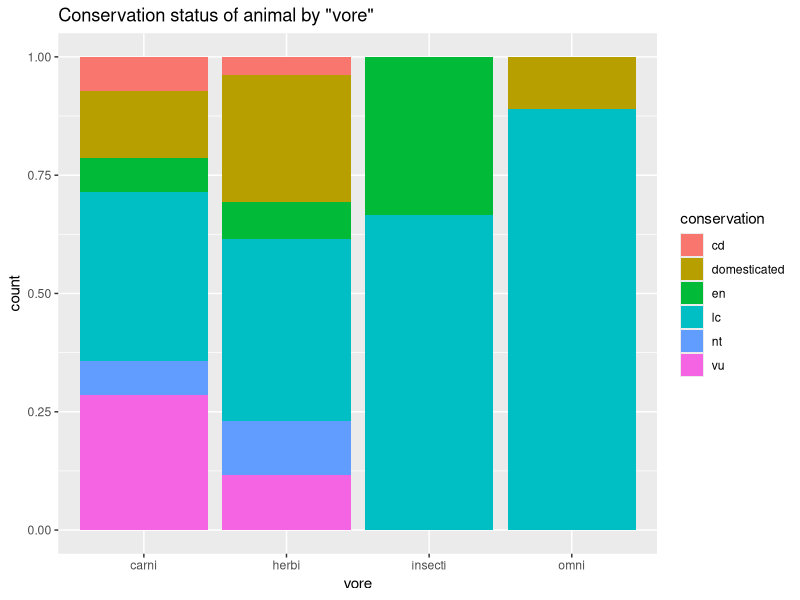
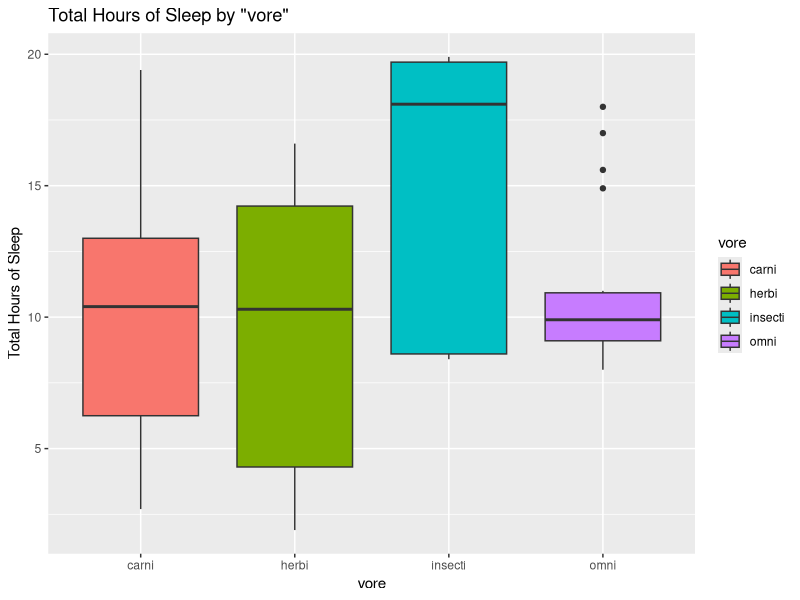
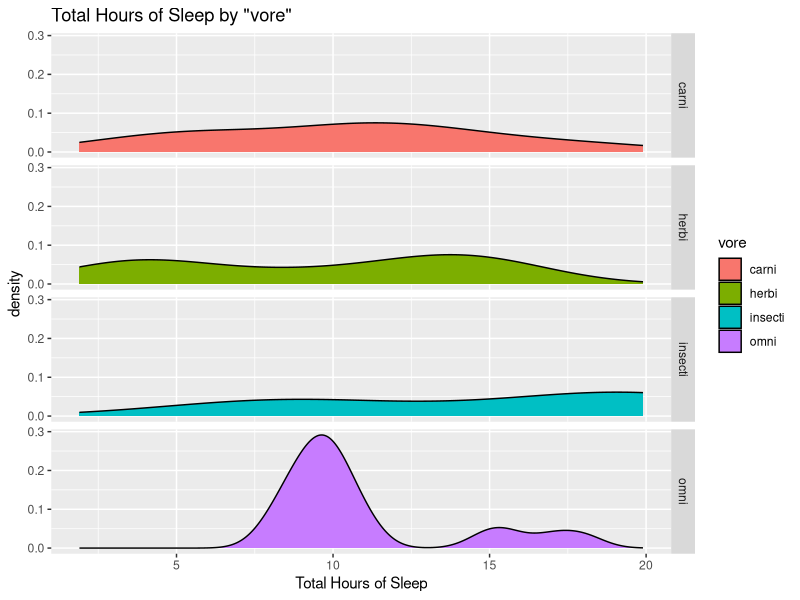
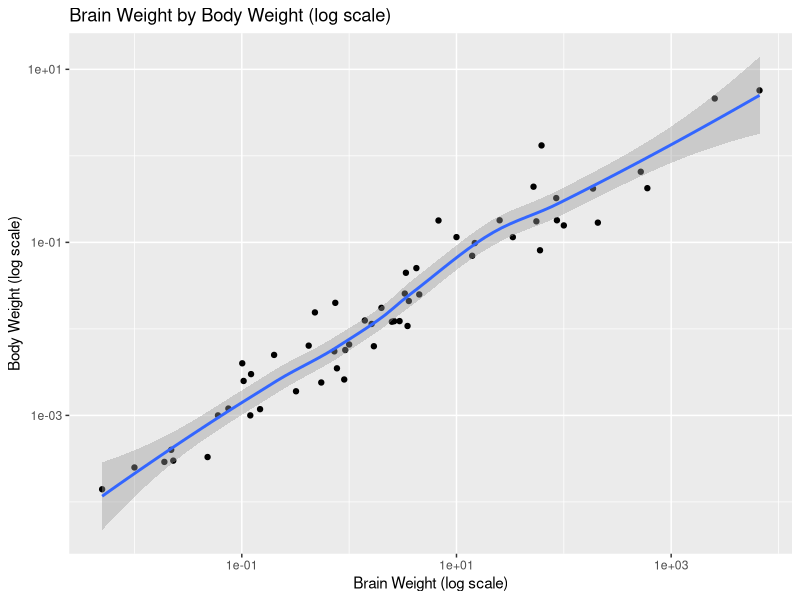

The R script that drew these images, in order:
#  HW3 S19

library(ggplot2)
library(dplyr)

#  Question 1, a.
# Var = region Aes = color Geom = point
# Var = rentention Aes = y Geom = point
# Var = sfratio Aes = x Geom = point
# Var = size Aes = facet Geom = grid

#  Question 1, b.
## ggplot(data = ipeds, 
##        mapping = aes(x = sfratio, y = retention, 
##                      color = region)) +
##        geom_point() +
##        facet_grid(~size)

#  Question 2, a.
View(msleep)
msleep %>% 
  filter(vore == 'herbi') %>% 
  select(name, sleep_total) %>% 
  arrange(desc(sleep_total)) %>% 
  head(5)
  
msleep %>% 
  filter(vore == 'herbi') %>% 
  select(name, sleep_total) %>% 
  arrange(sleep_total) %>% 
  head(5)

#  Question 2, b.

msleepSum <- msleep %>% group_by(vore) %>%
  summarise(meansleep = mean(sleep_total),
            sdsleep = sd(sleep_total),
            n_vore = n())
msleepSum

#  Question 3, a.
msleepConservation <- msleep %>% 
  filter(!is.na(conservation)) %>% 
  filter(!is.na(vore))
  
ggplot(data = msleepConservation, mapping = aes(x = vore, fill = conservation)) +
  geom_bar(position = 'fill') +
  ggtitle('Conservation status of animal by "vore"')

#  Question 3, b.
msleep %>% 
  filter(!is.na(sleep_total)) %>% 
  filter(!is.na(vore)) %>% 
  ggplot(mapping = aes(x = vore, y = sleep_total, fill = vore)) +
  geom_boxplot() +
  ggtitle('Total Hours of Sleep by "vore"') +
  ylab('Total Hours of Sleep')

#  Question 3, c.
msleep %>% 
  filter(!is.na(vore)) %>% 
  ggplot(mapping = aes(x = sleep_total, fill = vore)) +
  geom_density() +
  facet_grid(rows = vars(vore)) +
  ggtitle('Total Hours of Sleep by "vore"') +
  xlab('Total Hours of Sleep')

#  Question 3, d.

ggplot(msleep, aes(x = bodywt, y = brainwt)) + 
  geom_point() +
  scale_x_log10() +
  scale_y_log10() +
  geom_smooth() +
  ggtitle('Brain Weight by Body Weight (log scale)') +
  xlab('Brain Weight (log scale)') +
  ylab('Body Weight (log scale)')

#  Question 4

# lie factor = size of graphic effect/size of data effect
# size of graphic:
# SoG <- (40 - 4)/4
# SoE <- (47500 - 43147)/43147
# SoG/SoE

# Overall lie factor: 89.2
